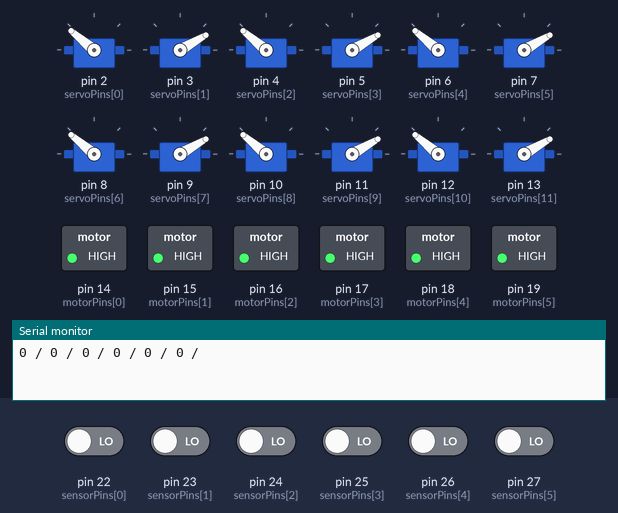
The sketch below on a simulated Arduino Mega 2560, built with avr-gcc and run on an emulated ATmega2560. Shown: 12 × servo, switched loads named in the sketch (green lamp = pin HIGH), the last lines printed to the serial monitor. Inputs (shaded band) come from the test bench; at power-on: pin 22 (sensorPins[0]), pin 23 (sensorPins[1]), pin 24 (sensorPins[2]), pin 25 (sensorPins[3]), pin 26 (sensorPins[4]), pin 27 (sensorPins[5]) LOW.

Above: at 2.3 s.
2.4 s: pin 22 (sensorPins[0]) driven HIGH
At 3.66 s:
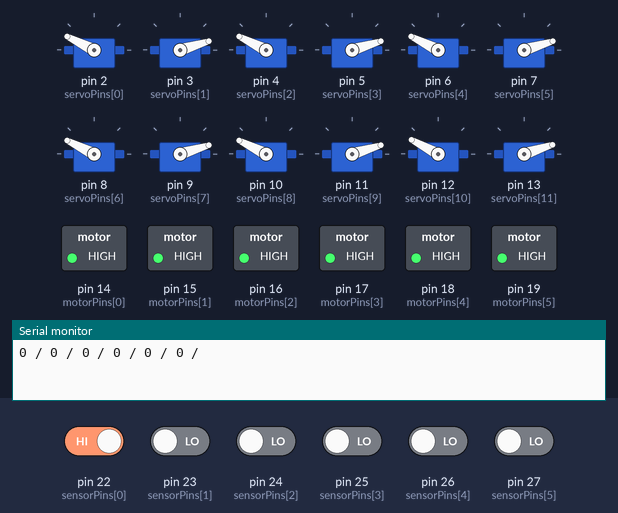
At 4.24 s:
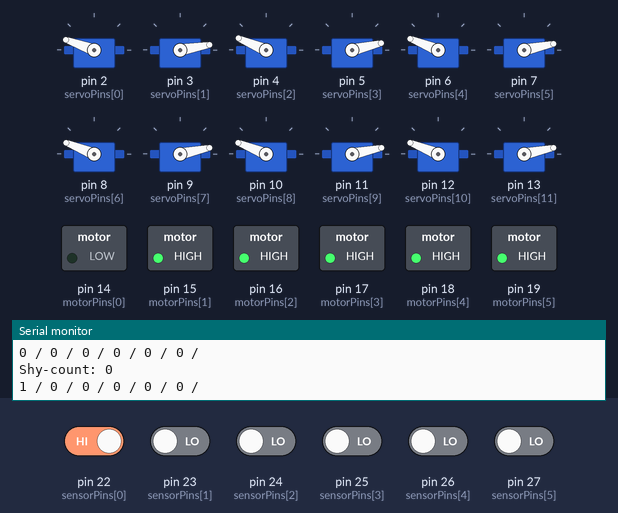
6.2 s: pin 23 (sensorPins[1]) driven HIGH
At 12.1 s:
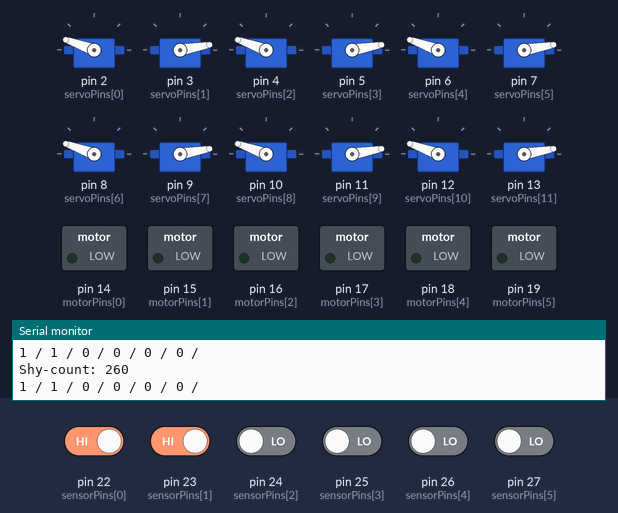
Timing chart, 0 to 42.5 s (numbered marks = the images above; inputs shaded):
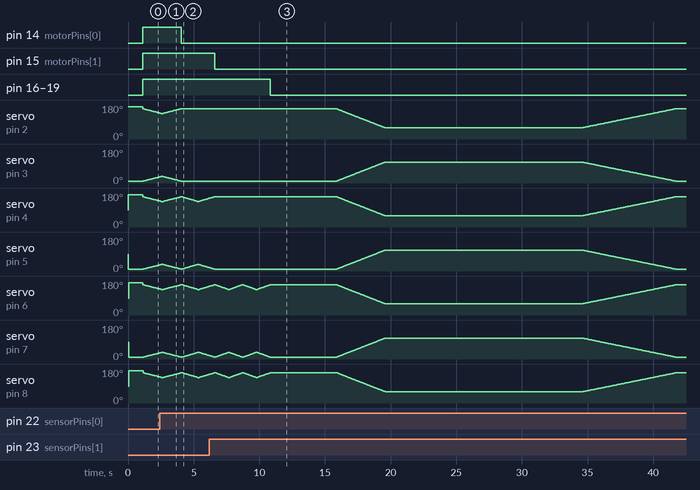

Measured:
- after the input at 2.4 s, pin 14 (motorPins[0]): HIGH → LOW after 1.7 s; servo on pin 3 (servoPins[1]): goes on until 4.0 s, then stays 10°
- after the input at 6.2 s, pin 15 (motorPins[1]): HIGH → LOW after 0.41 s; pin 16 (motorPins[2]), pin 17 (motorPins[3]), pin 18 (motorPins[4]), pin 19 (motorPins[5]): HIGH → LOW after 4.6 s; servo on pin 4 (servoPins[2]): goes on until 6.6 s, then stays 160°; servo on pin 5 (servoPins[3]): goes on until 6.6 s, then stays 10°

The sketch:

motorTest_fito2.ino
```cpp
#include <Servo.h>

const int totalElements = 6;
int motorPins [totalElements] = {14, 15, 16, 17, 18, 19};
int sensorPins [totalElements] = {22, 23, 24, 25, 26, 27};

int bubbleServoPin = 44;
Servo bubbleServo;
const int totalServos = 12;
Servo servos [totalServos];
int servoPins [totalServos] = {2, 3, 4, 5, 6, 7, 8, 9, 10, 11, 12, 13};
int servoPos = 0;
int servoInitPos = 10;
int angleLimit = 170;
int sweepLimit = 35;
int angleLimitShyState = 110;
bool armState[totalElements];
int stateIndex = 0;
int isItShyCounter = 0;

//----------------------------------
void setup() {
  Serial.begin(9600);
  for (int i = 0; i < totalElements; i++) {
    pinMode(motorPins[i], OUTPUT);
    pinMode(sensorPins[i], INPUT);
    digitalWrite(motorPins[i], LOW);
    armState[i] = false;
  }
  for (int i = 0; i < totalServos; i++) {
    servos[i].attach(servoPins[i]);
  }
  bubbleServo.attach(bubbleServoPin);
  resetPos();
  delay(1000);
}

//----------------------------------
void loop() {
  defaultState();
  if (isItShyCounter < 200) {
    sweepAll(8);
  } else {
    runShyState(6, 15000);
    transitionToStart(10);
    delay(1000);
  }
  Serial.print("Shy-count: ");
  Serial.println(isItShyCounter);
}

//----------------------------------
void defaultState() {
  for (int i = 0; i < totalElements; i++) {
    int senseVal = digitalRead(sensorPins[i]);
    if (senseVal == 1) {
      digitalWrite(motorPins[i], LOW);
      armState[i] = true;
    } else {
      digitalWrite(motorPins[i], HIGH);
      armState[i] = false;
    }
    Serial.print(senseVal);
    Serial.print(" / ");
  }
  Serial.println("");
}

//----------------------------------
void sweepAll(int inc) {
  for (servoPos = servoInitPos; servoPos <= sweepLimit; servoPos += 1) {
    stateIndex = 0;
    for (int i = 0; i <= totalServos - 1; i += 2) {
      if (armState[stateIndex] == false) {
        if (servoPins[i] == 2 || servoPins[i] == 4 || servoPins[i] == 6) {
          servos[i + 1].write(servoPos);
          servos[i].write(angleLimit - servoPos);
          delay(inc);
        } else {
          servos[i].write(angleLimit - servoPos);
          servos[i + 1].write(angleLimit - (angleLimit - servoPos));
          delay(inc);
        }
      } else {
        isItShyCounter++;
      }
      stateIndex++;
    }
    bubbleServo.write(servoPos);
    delay(inc);
  }
  for (servoPos = sweepLimit; servoPos >= servoInitPos; servoPos -= 1) {
    stateIndex = 0;
    for (int i = 0; i <= totalServos - 1; i += 2) {
      //Serial.println(armState[stateIndex]);
      if (armState[stateIndex] == false) {
        if (servoPins[i] == 2 || servoPins[i] == 4 || servoPins[i] == 6) {
          servos[i + 1].write(servoPos);
          servos[i].write(angleLimit - servoPos);
          delay(inc);
        } else {
          servos[i].write(angleLimit - servoPos);
          servos[i + 1].write(angleLimit - (angleLimit - servoPos));
          delay(inc);
        }
      } else {
        isItShyCounter++;
      }
      stateIndex++;
    }
    bubbleServo.write(servoPos);
    delay(inc);
  }
}

//----------------------------------
void resetPos() {
  for (int i = 0; i <= totalServos; i += 2) {
    servos[i + 1].write(servoInitPos);
    servos[i].write(angleLimit);
    delay(15);
  }
}

//----------------------------------
void runShyState(int inc, int waiting) {
  for (int i = 0; i < totalElements; i++) {
    digitalWrite(motorPins[i], LOW);
  }
  delay(5000);
  for (servoPos = 10; servoPos <= angleLimitShyState; servoPos += 1) {
    for (int i = 0; i <= totalServos - 1; i += 2) {
      if (servoPins[i] == 2 || servoPins[i] == 4 || servoPins[i] == 6) {
        servos[i + 1].write(servoPos);
        servos[i].write(angleLimit - servoPos);
        delay(inc);
      } else {
        servos[i + 1].write(servoPos);
        servos[i].write(angleLimit - servoPos);
        delay(inc);
      }
    }
  }
  delay(waiting);
}

//----------------------------------
void transitionToStart(int slowInc) {
  for (servoPos = angleLimitShyState; servoPos >= servoInitPos; servoPos -= 1) {
    for (int i = 0; i <= totalServos - 1; i += 2) {
      servos[i + 1].write(servoPos);
      servos[i].write(angleLimit - servoPos);
      delay(slowInc);
    }
    bubbleServo.write(servoPos);
    delay(slowInc);
  }
  isItShyCounter = 0;
}
```
